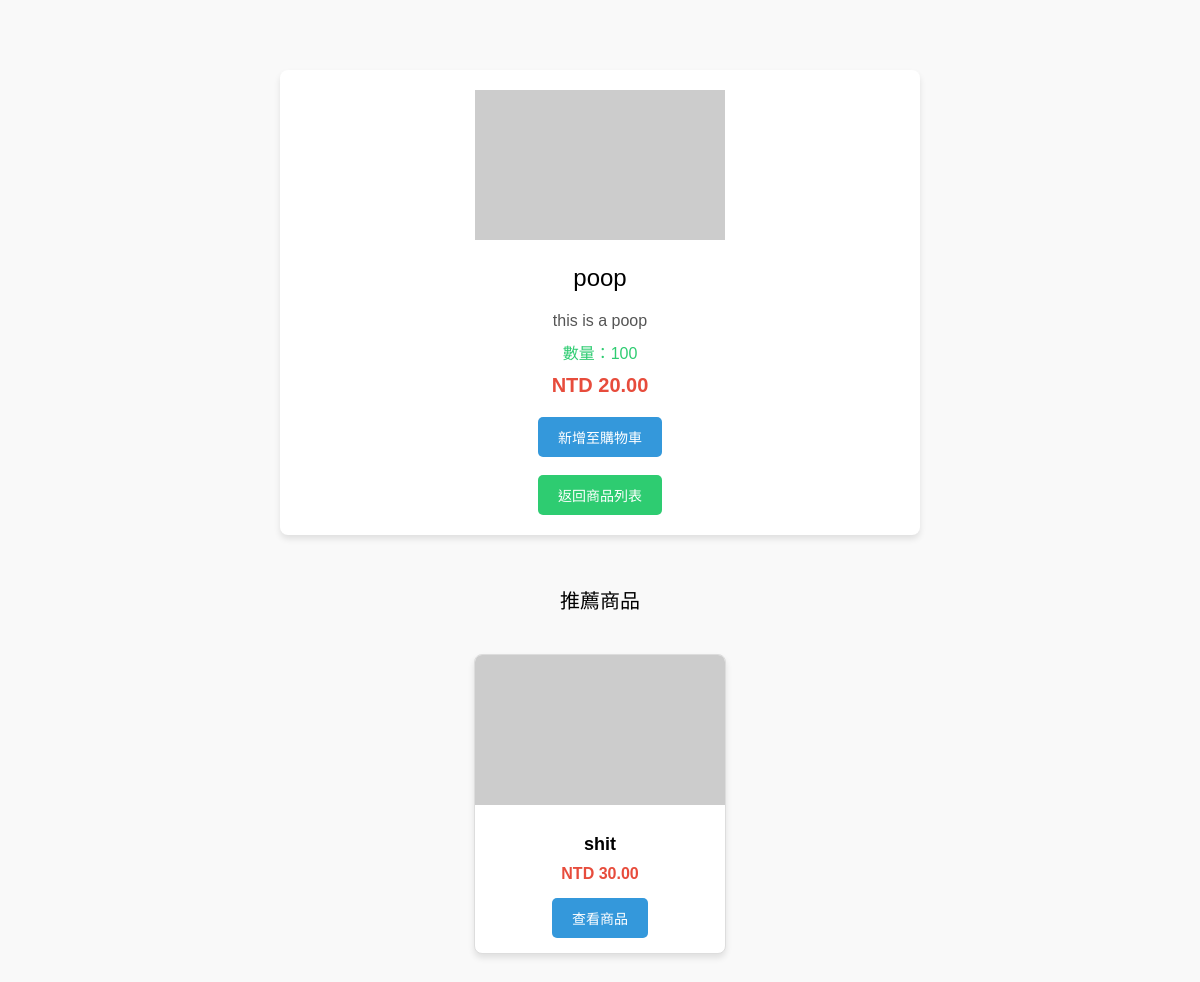
The page /product.php?product_id=1 on the database its author committed.
### tables this page shows
CREATE TABLE `product` (
  `product_id` int(11) NOT NULL,
  `category_id` int(11) NOT NULL,
  `name` varchar(50) DEFAULT NULL,
  `description` varchar(100) DEFAULT NULL,
  `image_path` varchar(100) DEFAULT NULL,
  `quantity` int(11) DEFAULT NULL,
  `price` decimal(10,2) DEFAULT NULL,
  PRIMARY KEY (`product_id`),
  FOREIGN KEY (`category_id`) REFERENCES `category` (`category_id`)
);

### product.php (the view, shortened to what this page needs)
<?php
include("connection.php");
$product_id = $_GET['product_id'] ?? null;
try {
    $stmt = $pdo->prepare("SELECT * FROM product WHERE product_id = :product_id");
    $stmt->execute(['product_id' => $product_id]);
    $product = $stmt->fetch(PDO::FETCH_ASSOC);
} catch (PDOException $e) {
    die("讀取資料失敗：" . $e->getMessage());
}
try {
    $random_stmt = $pdo->prepare("SELECT * FROM product WHERE product_id != :product_id ORDER BY RAND() LIMIT 4");
    $random_stmt->execute(['product_id' => $product_id]);
    $random_products = $random_stmt->fetchAll(PDO::FETCH_ASSOC);
} catch (PDOException $e) {
    die("讀取隨機商品失敗：" . $e->getMessage());
}
?>
<!DOCTYPE html>
<html lang="zh-Hant">
<head>
    <link href="style.css" rel="stylesheet">
</head>
<body>
    <div class="product-container">
    <img src="<?php echo htmlspecialchars($product['image_path'] ?? 'https://via.placeholder.com/250x150.png?text=No+Image'); ?>"
    alt="<?php echo htmlspecialchars($product['name']); ?>">
        <div class="product-title"><?php echo htmlspecialchars($product['name']); ?></div>
        <div class="product-description"><?php echo htmlspecialchars($product['description']); ?></div>
        <div class="product-quantity">數量：<?php echo htmlspecialchars($product['quantity']); ?></div>
        <div class="product-price">NTD <?php echo htmlspecialchars(number_format($product['price'], 2)); ?></div>
        <a href="#" class="add-to-cart-btn">新增至購物車</a>
        <br><br>
        <a href="index.php" class="add-to-cart-btn" style="background-color: #2ecc71;">返回商品列表</a>
    </div>
    <div class="random-products">
        <div class="random-products-title">推薦商品</div>
        <div class="container">
            <?php foreach ($random_products as $random_product): ?>
                <div class="card">
                    <img src="https://via.placeholder.com/250x150.png?text=Product+Image" alt="<?php echo htmlspecialchars($random_product['name']); ?>">
                    <div class="card-body">
                        <div class="card-title"><?php echo htmlspecialchars($random_product['name']); ?></div>
                        <div class="card-price">NTD <?php echo htmlspecialchars(number_format($random_product['price'], 2)); ?></div>
                        <a href="product.php?product_id=<?php echo htmlspecialchars($random_product['product_id']); ?>">查看商品</a>
                    </div>
                </div>
            <?php endforeach; ?>
        </div>
    </div>
</body>
</html>

### style.css (style rules this page uses)
body { font-family: Arial, sans-serif; background-color: #f9f9f9; margin: 0; padding: 0; }
.container { display: flex; flex-wrap: wrap; justify-content: center; gap: 20px; padding: 20px; }
.card { width: 250px; border: 1px solid #ddd; border-radius: 8px; background-color: #fff; box-shadow: 0 4px 6px rgba(0, 0, 0, 0.1); overflow: hidden; text-align: center; transition: transform 0.2s, box-shadow 0.2s; }
.card img { width: 100%; height: 150px; object-fit: cover; }
.card-body { padding: 15px; }
.card-title { font-size: 18px; font-weight: bold; margin: 10px 0; }
.card-price { font-size: 16px; font-weight: bold; color: #e74c3c; margin-bottom: 15px; }
.card a { display: inline-block; text-decoration: none; color: #fff; background-color: #3498db; padding: 10px 20px; border-radius: 5px; font-size: 14px; transition: background-color 0.2s; }
body { font-family: Arial, sans-serif; background-color: #f9f9f9; margin: 0; padding: 20px; }
.product-container { max-width: 600px; margin: 50px auto; background-color: #fff; padding: 20px; border-radius: 8px; box-shadow: 0 4px 6px rgba(0, 0, 0, 0.1); text-align: center; }
.product-title { font-size: 24px; margin: 20px 0; }
.product-description { font-size: 16px; color: #555; margin-bottom: 20px; }
.product-price { font-size: 20px; font-weight: bold; color: #e74c3c; margin-bottom: 20px; }
.product-description { font-size: 16px; color: #555; margin-bottom: 10px; }
.product-quantity { font-size: 16px; color: #2ecc71; margin-bottom: 10px; }
.add-to-cart-btn { display: inline-block; text-decoration: none; color: #fff; background-color: #3498db; padding: 10px 20px; border-radius: 5px; font-size: 14px; transition: background-color 0.2s; }
.random-products { margin-top: 50px; text-align: center; }
.random-products-title { font-size: 20px; margin-bottom: 20px; }
.container { display: flex; flex-wrap: wrap; justify-content: center; gap: 20px; }

### rows shown on the page
product: name "poop", description "this is a poop", quantity "100", price "20.00"
product: name "shit", price "30.00"
